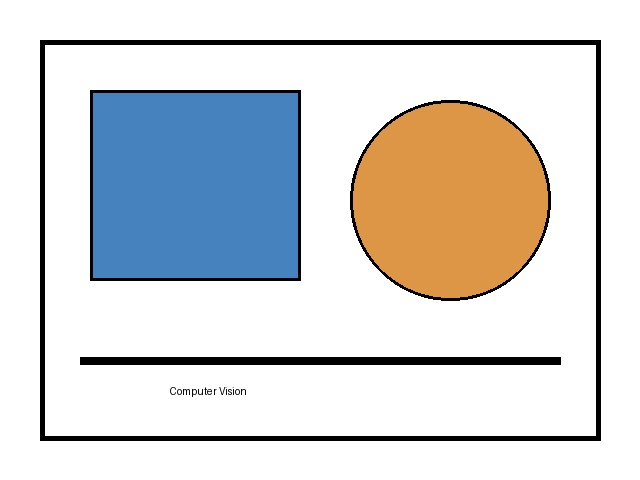
#> input picture CV_Unit_II_Assignment/05_Histogram_Equalization/input.jpg, 640 x 480 px
$ python program.py
#> lines starting #> are read from the running program, lines starting #| are printed output that depends on the picture
# Computer Vision Unit II - 05_Histogram_Equalization
# TODO: Implement the assignment task for this program.
# Run this file from its own folder using the local input.jpg file.


#Requirements :)
# perform histogram equalization on a grayscale image, save the equalized image, and save one comparison plot containing both the before and after histograms.


import cv2
import matplotlib.pyplot as plt

# Read image in grayscale
image = cv2.imread("input.jpg", cv2.IMREAD_GRAYSCALE)
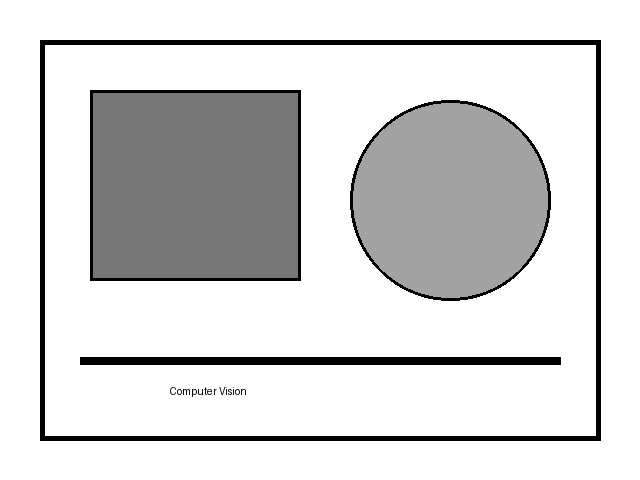
#> image: shape (480, 640); min 0, max 255, mean 214.5

if image is None:
    print("Error: input.jpg not found")
    exit()

# Perform histogram equalization
equalized_image = cv2.equalizeHist(image)
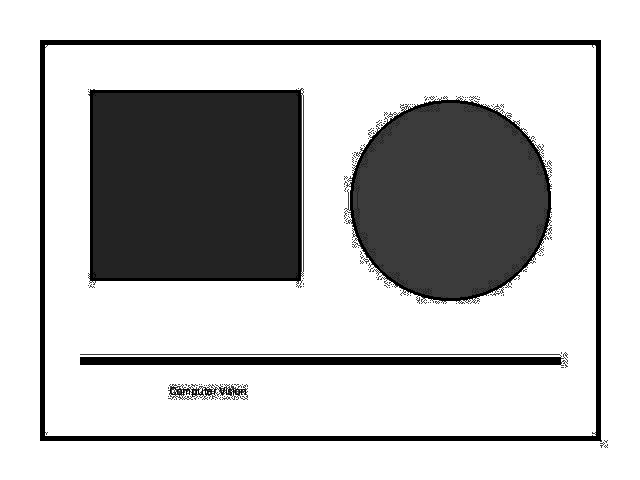
#> equalized_image: shape (480, 640); min 0, max 255, mean 192.5

# Save equalized image
cv2.imwrite("output.png", equalized_image)

# Calculate histograms before and after equalization
hist_before = cv2.calcHist([image], [0], None, [256], [0, 256])
#> hist_before = 256 values, max 219079 at index 255, min 0 at index 19, mean 1200
hist_after = cv2.calcHist([equalized_image], [0], None, [256], [0, 256])
#> hist_after = 256 values, max 219079 at index 255, min 0 at index 1, mean 1200

# Plot both histograms in a single comparison plot
plt.plot(hist_before, label="Before Equalization")
plt.plot(hist_after, label="After Equalization")

plt.title("Histogram Before and After Equalization")
plt.xlabel("Intensity Value")
plt.ylabel("Frequency")
plt.legend()

# Save comparison plot
plt.savefig("histogram_comparison.png")
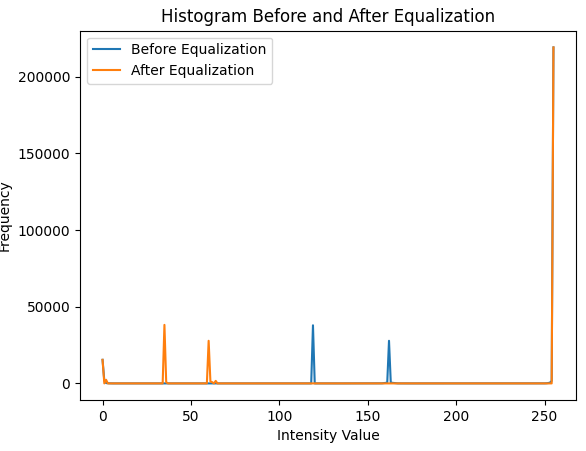
#> figure drawn by matplotlib, 1 panel; curve peaks at x = 255, y = 219079; curve peaks at x = 255, y = 219079
plt.close()

print("Histogram equalization completed.")
print("Equalized image saved as output.png")
print("Comparison histogram saved as histogram_comparison.png")
